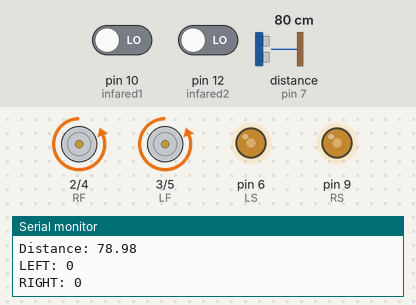
Simulated run of this sketch. Board: Arduino Uno, built with avr-gcc and run on an emulated ATmega328P. On the bench: motor-driver pin pairs drawn as motors (green arrow = first pin HIGH = forward, orange = second pin HIGH = backward, longer = more drive), output pins drawn as LEDs (lit = HIGH), the last lines printed to the serial monitor. Wiring (inferred from the names in the program): ultrasonic range finder: trigger pin 8; echo pin 7. The inputs (shaded band) are chosen by the test bench; at power-on: distance to the obstacle (sensor on pin 7) 80 cm, pin 10 (infared1) LOW, pin 12 (infared2) LOW. The echo pulse lasts 58.3 µs per cm; pins used as bus, display or sensor lines are not drawn.

Above: at 6.2 s.
6.3 s: distance to the obstacle (sensor on pin 7) set to 55 cm
At 7.4 s:
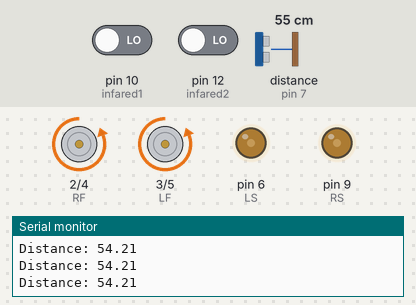
10.3 s: distance to the obstacle (sensor on pin 7) set to 46 cm
At 11.5 s:
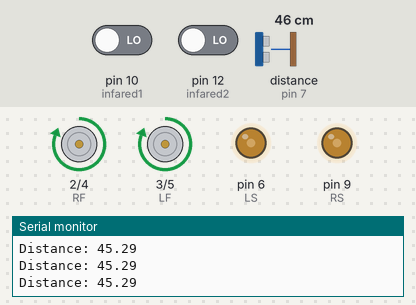
11.8 s: distance to the obstacle (sensor on pin 7) set to 23 cm
13.3 s: distance to the obstacle (sensor on pin 7) set to 18 cm
At 14.0 s:
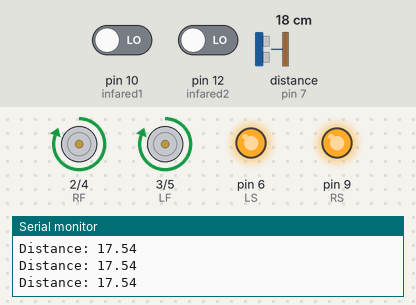
14.8 s: distance to the obstacle (sensor on pin 7) set to 35 cm
At 15.2 s:
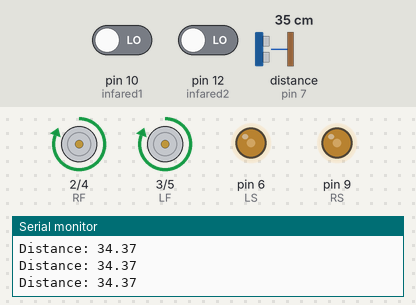
18.8 s: distance to the obstacle (sensor on pin 7) set to 2 cm
At 19.3 s:
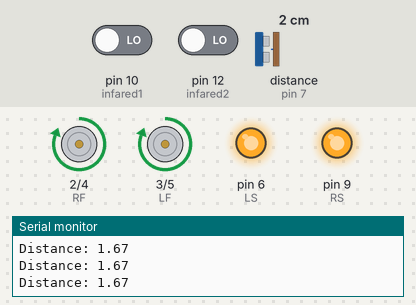
Timing chart, 0 to 21.3 s (numbered marks = the images above; inputs shaded):
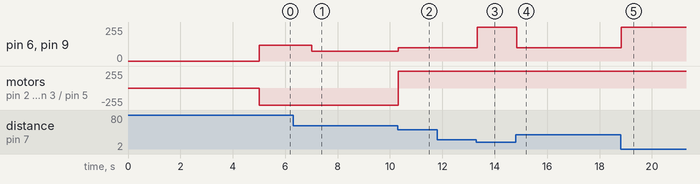

The sketch:

program.arduino.ino
```cpp
#include<Servo.h>

  Servo servoA;
	const int trigger = 8;
  const int echo = 7;
  const int near = 20;
  const int med  = 50;
  const int far  = 75;
  const int infared1 = 10;
  const int infared2 = 12;
  const int infared3 = 13;
  const int LF = 3;
  const int LB = 5;
  const int RF = 2;
  const int RB = 4;
  const int LS = 6;
  const int RS = 9;
  float distance;
  long duration;

void setup() {
  pinMode(trigger, OUTPUT);
  pinMode(echo, INPUT);

  pinMode(LF, OUTPUT);
  pinMode(LB, OUTPUT);
  pinMode(RF, OUTPUT);
  pinMode(RB, OUTPUT);
  pinMode(LS, OUTPUT);
  pinMode(RS, OUTPUT);
  pinMode(infared1, INPUT);
  pinMode(infared2, INPUT);
  pinMode(infared3, INPUT);

  Serial.begin(9600);
  Serial.println("Robot Started...");
  delay(5000);
}

void loop() {

  digitalWrite(trigger, LOW);
  delayMicroseconds(2);
  digitalWrite(trigger, HIGH);
  delayMicroseconds(10);
  digitalWrite(trigger, LOW);

  duration = pulseIn(echo, HIGH, 25000);
  distance = duration * 0.017;

  Serial.print("Distance: ");
  Serial.println(distance);

  if (distance > 0 && distance <= near) {
    moveForward(255);
    return;
  }
  else if (distance <= med) {
    moveForward(100);
    return;
  }
  else if (distance <= far) {
    moveBackward(75);
    return;
  }

  int left  = digitalRead(infared1);
  int right = digitalRead(infared2);

  Serial.print("LEFT: ");
  Serial.println(left);
  Serial.print("RIGHT: ");
  Serial.println(right);

  if (left == 1 && right == 1) {
    moveForward(120);
  }
  else if (left == 0 && right == 0) {
    moveBackward(120);
    delay(1000);
  }
  else if (left == 0 && right == 1) {
    turnLeft();
  }
  else if (left == 1 && right == 0) {
    turnRight();
  }
}

void moveForward(int speed) {
  digitalWrite(LF, HIGH);
  digitalWrite(LB, LOW);
  digitalWrite(RF, HIGH);
  digitalWrite(RB, LOW);
  analogWrite(LS, speed);
  analogWrite(RS, speed);
}

void moveBackward(int speed) {
  digitalWrite(LF, LOW);
  digitalWrite(LB, HIGH);
  digitalWrite(RF, LOW);
  digitalWrite(RB, HIGH);
  analogWrite(LS, speed);
  analogWrite(RS, speed);
}

void turnLeft() {
  digitalWrite(LF, LOW);
  digitalWrite(LB, HIGH);
  digitalWrite(RF, HIGH);
  digitalWrite(RB, LOW);
  analogWrite(LS, 100);
  analogWrite(RS, 150);
}

void turnRight() {
  digitalWrite(LF, HIGH);
  digitalWrite(LB, LOW);
  digitalWrite(RF, LOW);
  digitalWrite(RB, HIGH);
  analogWrite(LS, 150);
  analogWrite(RS, 100);
}
```

Measured:
- the behaviour switches between 51 and 50 cm on distance to the obstacle (sensor on pin 7) (found by bisection; images 1 and 2)
- the behaviour switches between 21 and 20 cm on distance to the obstacle (sensor on pin 7) (found by bisection; images 2 and 3)
- after the input at 6.3 s, pin 6 (LS), pin 9 (RS): 120/255 → 75/255 after 0.72 s
- after the input at 10.3 s, pin 6 (LS), pin 9 (RS): 75/255 → 100/255 at once; motor on pin 2 (RF) / pin 4 (RB), motor on pin 3 (LF) / pin 5 (LB): backward 255/255 → forward 255/255 at once
- after the input at 13.3 s, pin 6 (LS), pin 9 (RS): 100/255 → 255/255 at once
- after the input at 14.8 s, pin 6 (LS), pin 9 (RS): 255/255 → 100/255 at once
- after the input at 18.8 s, pin 6 (LS), pin 9 (RS): 100/255 → 255/255 at once
